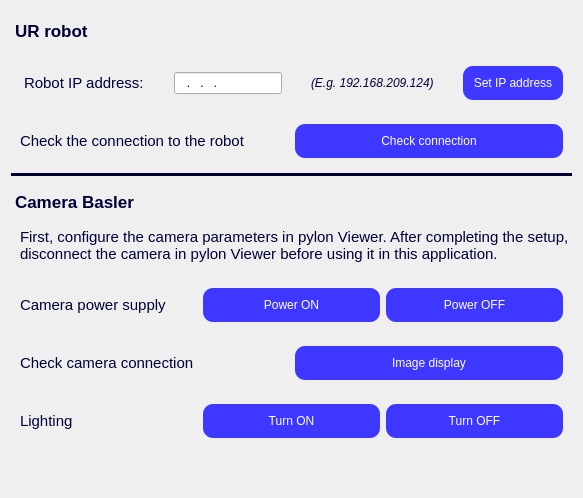
      <widget class="QWidget" name="page_settings">
       <layout class="QGridLayout" name="gridLayout_32">
        <item row="8" column="0" colspan="2">
         <widget class="QGroupBox" name="groupBox_24">
          <property name="styleSheet">
           <string notr="true">QGroupBox {
	border: none;
}</string>
          </property>
          <property name="title">
           <string/>
          </property>
          <layout class="QGridLayout" name="gridLayout_27">
           <item row="0" column="0">
            <widget class="QLabel" name="label_30">
             <property name="font">
              <font>
               <pointsize>11</pointsize>
               <fontweight>DemiBold</fontweight>
              </font>
             </property>
             <property name="styleSheet">
              <string notr="true">color: #000036;</string>
             </property>
             <property name="text">
              <string>Lighting</string>
             </property>
            </widget>
           </item>
           <item row="0" column="1">
            <widget class="QPushButton" name="b_light_on">
             <property name="font">
              <font>
               <fontweight>DemiBold</fontweight>
              </font>
             </property>
             <property name="styleSheet">
              <string notr="true">QPushButton {
    background-color: #3e37ff;
    border: none;
    border-radius: 10px;
    padding: 10px;
	color: white;
}

QPushButton:hover {
    background-color: #000036;
}</string>
             </property>
             <property name="text">
              <string>Turn ON</string>
             </property>
            </widget>
           </item>
           <item row="0" column="2">
            <widget class="QPushButton" name="b_light_off">
             <property name="font">
              <font>
               <fontweight>DemiBold</fontweight>
              </font>
             </property>
             <property name="styleSheet">
              <string notr="true">QPushButton {
    background-color: #3e37ff;
    border: none;
    border-radius: 10px;
    padding: 10px;
	color: white;
}

QPushButton:hover {
    background-color: #000036;
}</string>
             </property>
             <property name="text">
              <string>Turn OFF</string>
             </property>
            </widget>
           </item>
          </layout>
         </widget>
        </item>
        <item row="2" column="0" colspan="2">
         <widget class="QGroupBox" name="groupBox_25">
          <property name="styleSheet">
           <string notr="true">QGroupBox {
	border: none;
}</string>
          </property>
          <property name="title">
           <string/>
          </property>
          <layout class="QGridLayout" name="gridLayout_31">
           <item row="0" column="0">
            <widget class="QLabel" name="label_10">
             <property name="font">
              <font>
               <pointsize>11</pointsize>
               <fontweight>DemiBold</fontweight>
              </font>
             </property>
             <property name="styleSheet">
              <string notr="true">color: #000036;</string>
             </property>
             <property name="text">
              <string>Check the connection to the robot</string>
             </property>
            </widget>
           </item>
           <item row="0" column="1">
            <widget class="QPushButton" name="b_check_robot">
             <property name="font">
              <font>
               <fontweight>DemiBold</fontweight>
              </font>
             </property>
             <property name="styleSheet">
              <string notr="true">QPushButton {
    background-color: #3e37ff;
    border: none;
    border-radius: 10px;
    padding: 10px; /* Upraví vnitřní prostor tlačítka */
	color: white;
}

QPushButton:hover {
    background-color: #000036;
}</string>
             </property>
             <property name="text">
              <string>Check connection</string>
             </property>
            </widget>
           </item>
          </layout>
         </widget>
        </item>
        <item row="7" column="0" colspan="2">
         <widget class="QGroupBox" name="groupBox_27">
          <property name="styleSheet">
           <string notr="true">QGroupBox {
	border: none;
}</string>
          </property>
          <property name="title">
           <string/>
          </property>
          <layout class="QGridLayout" name="gridLayout_28">
           <item row="0" column="0">
            <widget class="QLabel" name="label_7">
             <property name="font">
              <font>
               <pointsize>11</pointsize>
               <fontweight>DemiBold</fontweight>
              </font>
             </property>
             <property name="styleSheet">
              <string notr="true">color: #000036;</string>
             </property>
             <property name="text">
              <string>Check camera connection</string>
             </property>
            </widget>
           </item>
           <item row="0" column="1">
            <widget class="QPushButton" name="b_camera_check">
             <property name="font">
              <font>
               <fontweight>DemiBold</fontweight>
              </font>
             </property>
             <property name="styleSheet">
              <string notr="true">QPushButton {
    background-color: #3e37ff;
    border: none;
    border-radius: 10px;
    padding: 10px;
	color: white;
}

QPushButton:hover {
    background-color: #000036;
}</string>
             </property>
             <property name="text">
              <string>Image display</string>
             </property>
            </widget>
           </item>
          </layout>
         </widget>
        </item>
        <item row="5" column="0" colspan="2">
         <widget class="QLabel" name="label_8">
          <property name="font">
           <font>
            <pointsize>11</pointsize>
            <fontweight>DemiBold</fontweight>
           </font>
          </property>
          <property name="styleSheet">
           <string notr="true">color: #000036;
margin: 0px 0px 10px 5px;</string>
          </property>
          <property name="text">
           <string>First, configure the camera parameters in pylon Viewer. After completing the setup, disconnect the camera in pylon Viewer before using it in this application.</string>
          </property>
          <property name="wordWrap">
           <bool>true</bool>
          </property>
         </widget>
        </item>
        <item row="0" column="0" colspan="2">
         <widget class="QLabel" name="label_2">
          <property name="font">
           <font>
            <pointsize>13</pointsize>
            <bold>true</bold>
           </font>
          </property>
          <property name="styleSheet">
           <string notr="true">color: #000036;
margin: 10px 0px 10px 0px;</string>
          </property>
          <property name="text">
           <string>UR robot</string>
          </property>
         </widget>
        </item>
        <item row="6" column="0" colspan="2">
         <widget class="QGroupBox" name="groupBox_23">
          <property name="styleSheet">
           <string notr="true">QGroupBox {
	border: none;
}</string>
          </property>
          <property name="title">
           <string/>
          </property>
          <layout class="QGridLayout" name="gridLayout_30">
           <item row="0" column="0">
            <widget class="QLabel" name="label_29">
             <property name="font">
              <font>
               <pointsize>11</pointsize>
               <fontweight>DemiBold</fontweight>
              </font>
             </property>
             <property name="styleSheet">
              <string notr="true">color: #000036;</string>
             </property>
             <property name="text">
              <string>Camera power supply</string>
             </property>
            </widget>
           </item>
           <item row="0" column="1">
            <widget class="QPushButton" name="b_camera_on">
             <property name="font">
              <font>
               <fontweight>DemiBold</fontweight>
              </font>
             </property>
             <property name="styleSheet">
              <string notr="true">QPushButton {
    background-color: #3e37ff;
    border: none;
    border-radius: 10px;
    padding: 10px;
	color: white;
}

QPushButton:hover {
    background-color: #000036;
}</string>
             </property>
             <property name="text">
              <string>Power ON</string>
             </property>
            </widget>
           </item>
           <item row="0" column="2">
            <widget class="QPushButton" name="b_camera_off">
             <property name="font">
              <font>
               <fontweight>DemiBold</fontweight>
              </font>
             </property>
             <property name="styleSheet">
              <string notr="true">QPushButton {
    background-color: #3e37ff;
    border: none;
    border-radius: 10px;
    padding: 10px;
	color: white;
}

QPushButton:hover {
    background-color: #000036;
}</string>
             </property>
             <property name="text">
              <string>Power OFF</string>
             </property>
            </widget>
           </item>
          </layout>
         </widget>
        </item>
        <item row="4" column="0" colspan="2">
         <widget class="QLabel" name="label_28">
          <property name="font">
           <font>
            <pointsize>13</pointsize>
            <bold>true</bold>
           </font>
          </property>
          <property name="styleSheet">
           <string notr="true">color: #000036;
margin: 10px 0px 10px 0px;</string>
          </property>
          <property name="text">
           <string>Camera Basler</string>
          </property>
         </widget>
        </item>
        <item row="3" column="0" colspan="2">
         <widget class="Line" name="line">
          <property name="styleSheet">
           <string notr="true">color: #000036;</string>
          </property>
          <property name="frameShadow">
           <enum>QFrame::Shadow::Plain</enum>
          </property>
          <property name="lineWidth">
           <number>11</number>
          </property>
          <property name="midLineWidth">
           <number>0</number>
          </property>
          <property name="orientation">
           <enum>Qt::Orientation::Horizontal</enum>
          </property>
         </widget>
        </item>
        <item row="1" column="0" colspan="2">
         <widget class="QGroupBox" name="groupBox_14">
          <property name="styleSheet">
           <string notr="true">QGroupBox {
	border: none;
}</string>
          </property>
          <property name="title">
           <string/>
          </property>
          <layout class="QGridLayout" name="gridLayout_16">
           <item row="0" column="0">
            <widget class="QLabel" name="label_19">
             <property name="font">
              <font>
               <pointsize>11</pointsize>
               <fontweight>DemiBold</fontweight>
              </font>
             </property>
             <property name="styleSheet">
              <string notr="true">color: #000036;
margin: 0px 20px 0px 0px;</string>
             </property>
             <property name="text">
              <string>Robot IP address:</string>
             </property>
            </widget>
           </item>
           <item row="0" column="1">
            <widget class="QLineEdit" name="lineEdit_IP">
             <property name="inputMask">
              <string>000.000.000.000</string>
             </property>
             <property name="text">
              <string>...</string>
             </property>
             <property name="frame">
              <bool>true</bool>
             </property>
             <property name="placeholderText">
              <string>192.168.209.124</string>
             </property>
            </widget>
           </item>
           <item row="0" column="2">
            <widget class="QLabel" name="label_20">
             <property name="font">
              <font>
               <italic>true</italic>
               <fontweight>Thin</fontweight>
              </font>
             </property>
             <property name="styleSheet">
              <string notr="true">color: #000036;
margin: 0px 20px 0px 20px;</string>
             </property>
             <property name="text">
              <string>(E.g. 192.168.209.124)</string>
             </property>
            </widget>
           </item>
           <item row="0" column="3">
            <widget class="QPushButton" name="b_set_IP">
             <property name="sizePolicy">
              <sizepolicy hsizetype="MinimumExpanding" vsizetype="Fixed">
               <horstretch>0</horstretch>
               <verstretch>0</verstretch>
              </sizepolicy>
             </property>
             <property name="minimumSize">
              <size>
               <width>100</width>
               <height>0</height>
              </size>
             </property>
             <property name="font">
              <font>
               <pointsize>9</pointsize>
               <fontweight>DemiBold</fontweight>
              </font>
             </property>
             <property name="styleSheet">
              <string notr="true">QPushButton {
    background-color: #3e37ff;
    border: none;
    border-radius: 10px;
    padding: 10px; /* Upraví vnitřní prostor tlačítka */
	color: white;
}

QPushButton:hover {
    background-color: #000036;
}</string>
             </property>
             <property name="text">
              <string>Set IP address</string>
             </property>
            </widget>
           </item>
          </layout>
         </widget>
        </item>
        <item row="9" column="0" colspan="2">
         <spacer name="verticalSpacer_6">
          <property name="orientation">
           <enum>Qt::Orientation::Vertical</enum>
          </property>
          <property name="sizeHint" stdset="0">
           <size>
            <width>20</width>
            <height>40</height>
           </size>
          </property>
         </spacer>
        </item>
       </layout>
      </widget>
